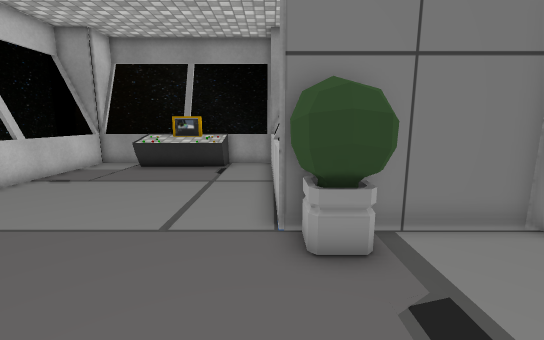
view 1 (above)

14 first-person views from a walk through a 3-D level made in the Unity game engine. The camera is 1.3 m above the floor, tilts 10° down and sees 90° across. The floor is counted in squares, 0.55 m on a side. Each view is taken from the middle of a square. On the plan, view 1 faces up. The plan holds only what a view shows up to about 18 squares ahead; the rest is blank. The place goes on beyond the plan. The player character is not drawn. Some surface patterns are stand-ins.

view 2
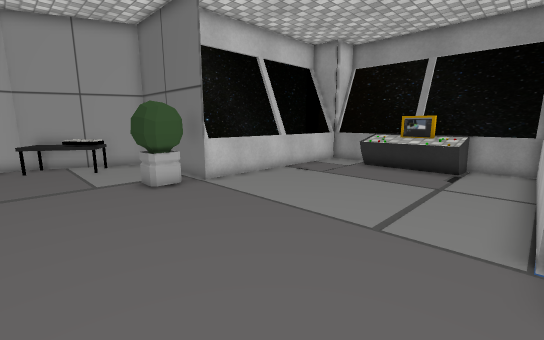

view 3
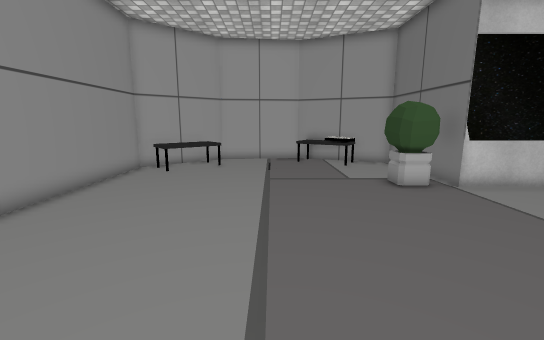

view 4
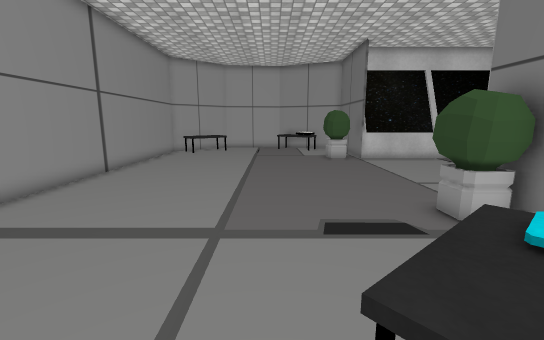

view 5
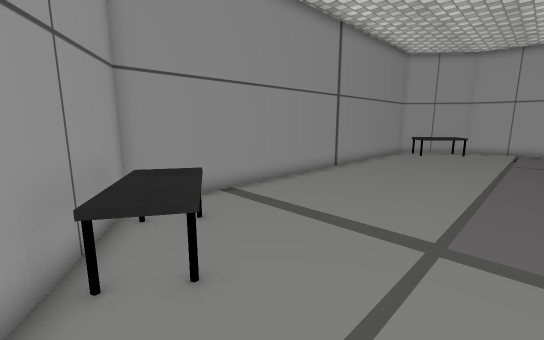

view 6
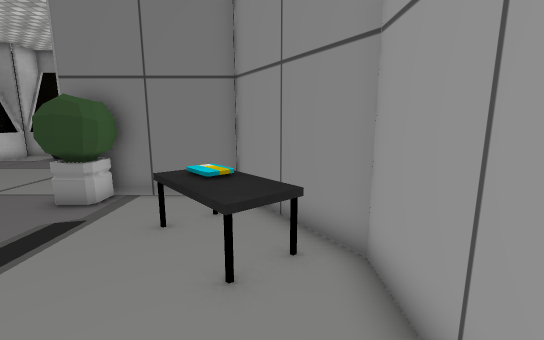

view 7
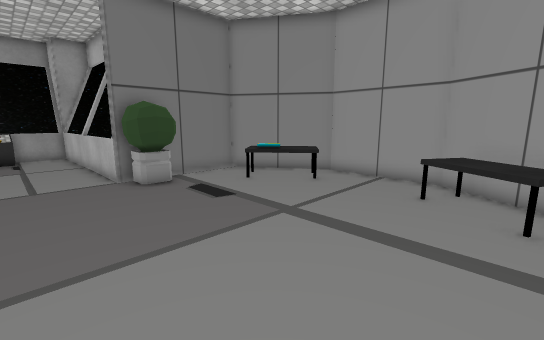

view 8
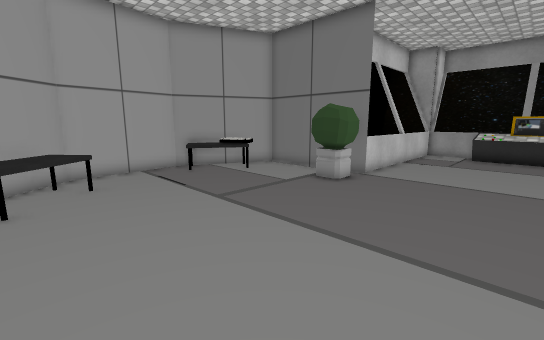

view 9
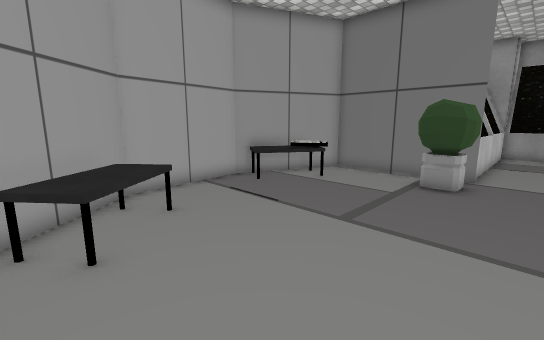

view 10
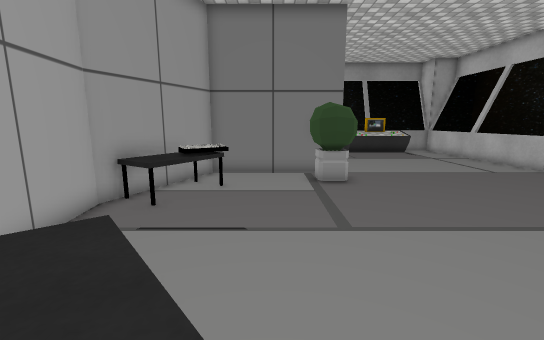

view 11
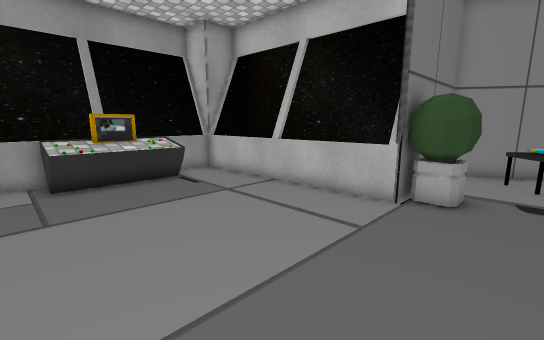

view 12
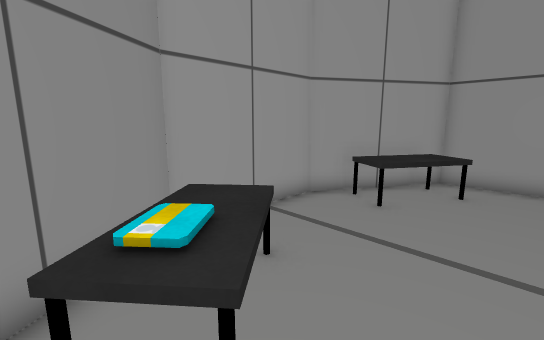

view 13
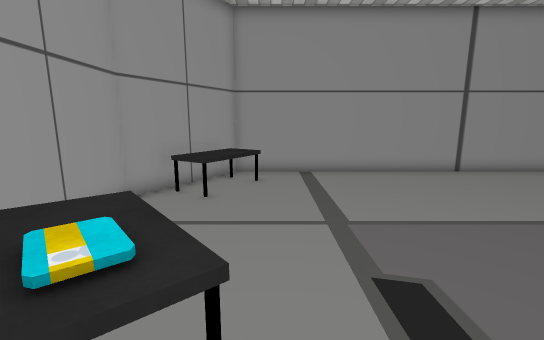

view 14
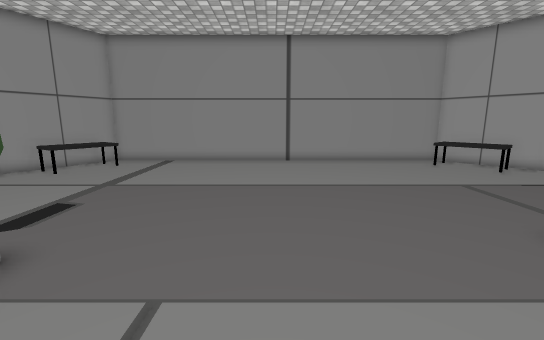

### Floor plan
Points are (right, up) in squares from view 1. A wall is a line through its corners. A room is listed if a view was taken in it or the views show most of it. See-through windows are left out.
Room 1 (views 1, 2, 3, 4, 5, 6, 7, 8, 9, 10, 11, 12, 13, 14)
walls: (0.3, 10.7) (0.3, 11.2); (0.4, 10.7) (0.4, 11.2); (-10.3, 11) (-10.3, 10.5); (-6.9, 15.7) (-10.5, 15.7); (0.6, 15.7) (-2.6, 15.7); (-9.9, 16.2) (-9.9, 5.9) (-15.8, 5.9) (-18.1, 0.7) (-17.5, -4.2) (-14.3, -8) (5.7, -8) (8.6, -3.4) (8.7, 1.5) (5.9, 5.9) (0.2, 5.9) (-0.1, 16.3)
low walls: (6.3, 2.7) (5.9, 2.4); (-14.6, 3.1) (-15.5, 2.4)
objects: table (-17, 1) to (-15, 4); table (-16, -7) to (-13, -4); hedge (-11, 4) to (-10, 5); console (-7, 14) to (-3, 15); hedge (0, 4) to (2, 5); table (4, 1) to (7, 4); table (5, -7) to (7, -4)

Positions as (right, up) in squares from view 1, and headings:
1: (0, 0), facing up
2: (0, 0), facing up-left
3: (0, -1), facing left
4: (8, 0), facing left
5: (8, 0), facing down-left
6: (7, -3), facing up
7: (-3, -6), facing up-right
8: (-4, -6), facing up-left
9: (-8, -7), facing up-left
10: (-13, -7), facing up
11: (-8, 3), facing up-right
12: (3, 4), facing down-right
13: (4, 5), facing down
14: (-4, 9), facing down
